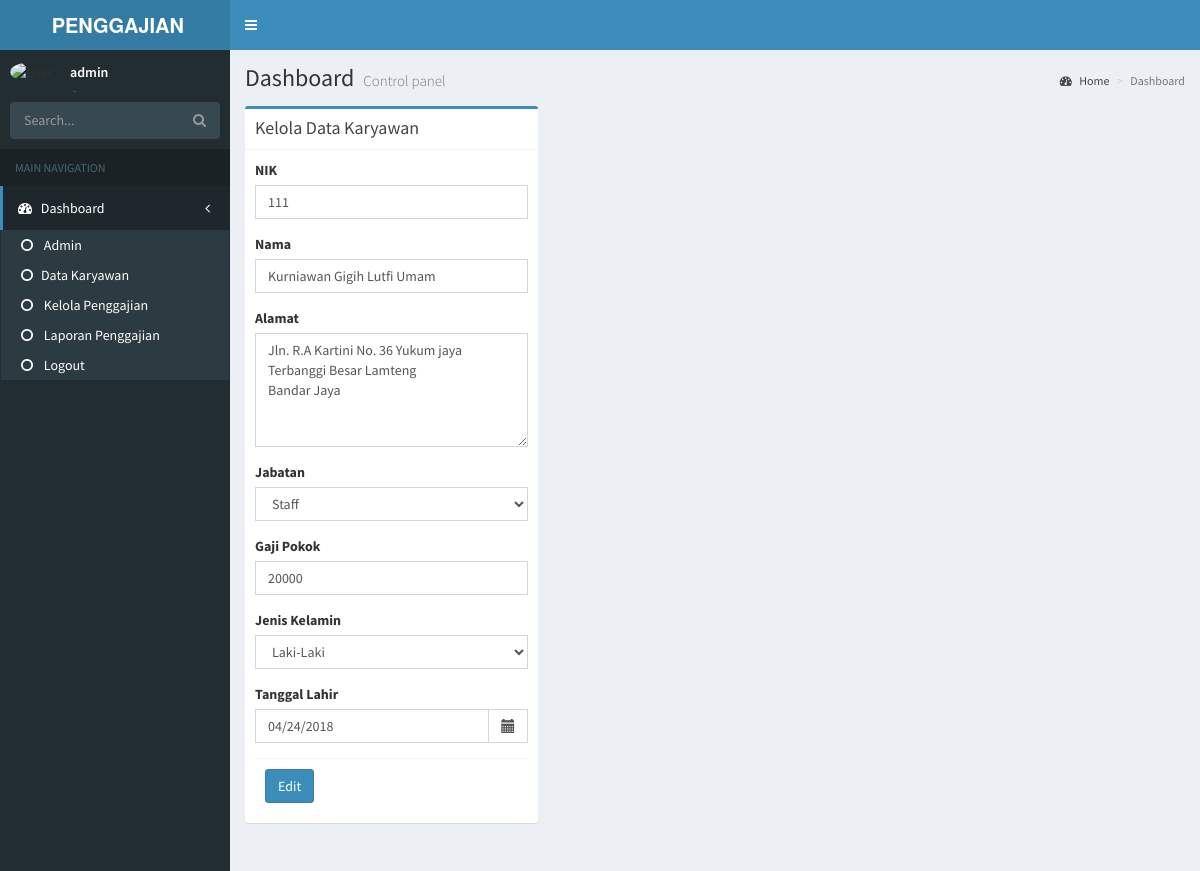
/?m1=karyawan&m2=editdatakaryawan&id_edit=3 (signed in), run on the app's committed database.
### tables this page shows
CREATE TABLE `karyawan` (
  `id` int(11) NOT NULL,
  `nik` varchar(100) NOT NULL,
  `nama` varchar(100) NOT NULL,
  `alamat` text NOT NULL,
  `jabatan` varchar(100) NOT NULL,
  `gajipokok` varchar(100) NOT NULL,
  `jeniskelamin` varchar(100) NOT NULL,
  `TTL` varchar(100) NOT NULL
);

### konten/karyawan/editdatakaryawan.php (the view, shortened to what this page needs)
<?php
include "koneksi/koneksi.php"
?>
<?php
@$id_edit = $_GET['id_edit'];
$query_edit = $koneksi->query("SELECT * FROM karyawan where id='" . $id_edit . "' ");
$tampil_edit = $query_edit->fetch_assoc();
?>
<?php
$query_combo = $koneksi->query("SELECT * FROM karyawan");
$query_c = $koneksi->query("SELECT * FROM karyawan");
?>
<div class="row">
    <div class="col-md-4">
        <div class="box box-primary">
            <div class="box-header with-border">
                <h3 class="box-title">Kelola Data Karyawan</h3>
            </div>
            <form role="form" action="" method="post">
                <div class="box-body">
                    <div class="form-group">
                        <label>NIK</label>
                        <input type="text" class="form-control" name="nik" value="<?= $tampil_edit['nik'] ?>"
                               placeholder="Masukkan NIK">
                    </div>
                    <div class="form-group">
                        <label>Nama</label>
                        <input type="text" class="form-control" name="nama" value="<?= $tampil_edit['nama'] ?>"
                               placeholder="Masukkan Nama">
                    </div>
                    <div class="form-group">
                        <label>Alamat</label>
                        <textarea class="form-control" rows="5" name="alamat"
                                  placeholder="Masukan Alamat"><? echo $tampil_edit['alamat'] ?></textarea>
                    </div>
                    <div class="form-group">
                        <label>Jabatan</label>
                        <select class="form-control" name="jabatan">
                            <?php
                            while ($tampil_kode = $query_combo->fetch_assoc()) {
                                ?>
                                <option value="<?= $tampil_kode['jabatan'] ?>" <?= (($tampil_edit['id'] == $tampil_kode['id']) ? 'selected' : ''); ?>><?= $tampil_kode['jabatan'] ?></option>
                            <?php } ?>
                        </select>
                    </div>
                    <div class="form-group">
                        <label>Gaji Pokok</label>
                        <input type="text" onkeyup="angka(this);" value="<?= $tampil_edit['gajipokok'] ?>"
                               class="form-control" name="gaji" placeholder="Masukkan Gaji Pokok">
                    </div>
                    <div class="form-group">
                        <label>Jenis Kelamin</label>
                        <select class="form-control" name="jk">
                            <?php
                            while ($tampil_k = $query_c->fetch_assoc()) {
                                ?>
                                <option value="<?= $tampil_k['jeniskelamin'] ?>" <?= (($tampil_edit['id'] == $tampil_k['id']) ? 'selected' : ''); ?>><?= $tampil_k['jeniskelamin'] ?></option>
                            <?php } ?>
                        </select>
                    </div>
                    <div class="form-group">
                        <label>Tanggal Lahir</label>
                        <div class='input-group date' id='datepicker'>
                            <input type='text' class="form-control" value="<?= $tampil_edit['TTL'] ?>" name="ttl"/>
                            <span class="input-group-addon">
                        <span class="glyphicon glyphicon-calendar"></span>
                    </span>
                        </div>
                    </div>
                    <div class="box-footer">
                        <button type="submit" name="submit" class="btn btn-primary">Edit</button>
                    </div>
            </form>
        </div>
    </div>
</div>

### data on the page
karyawan: nik "111", nama "Kurniawan Gigih Lutfi Umam", alamat "Jln. R.A Kartini No. 36 Yukum jaya Terbanggi Besar Lamteng Bandar Jaya", gaji "20000", ttl "04/24/2018"

### other printed values
$_SESSION['username'] "admin"
form field jabatan "Staff"
form field jk "Laki-Laki"
